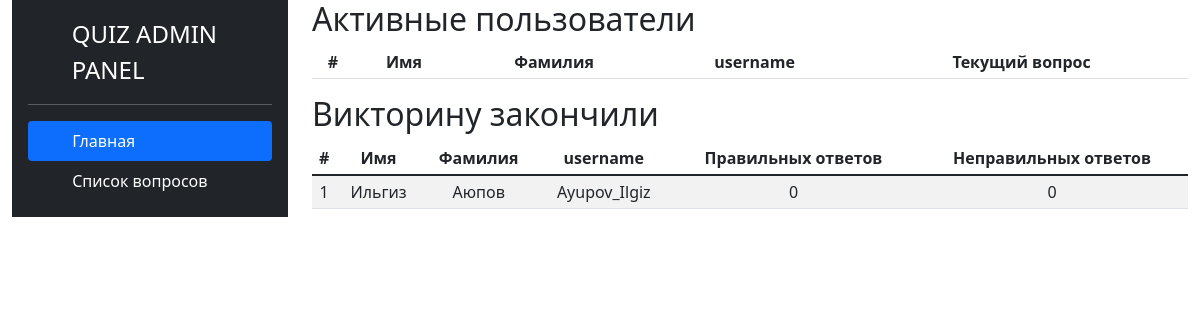
The page / on the database its author committed.
### admin_panel/models.py (models this page shows, shortened)
class TelegramUser(models.Model):
    STATUS_LOGGED = "Авторизовался"
    STATUS_ACTIVE = "Проходит викторину"
    STATUS_END = "Закончил викторину"
    STATUS_CHOICES = [
        (STATUS_LOGGED, "Авторизовался"),
        (STATUS_ACTIVE, "Проходит викторину"),
        (STATUS_END, "Закончил викторину")
    ]
    first_name = models.CharField(max_length=255, verbose_name="Имя")
    last_name = models.CharField(max_length=255, verbose_name="Фамилия")
    username = models.CharField(max_length=255, verbose_name="Имя пользователя")
    telegram_id = models.IntegerField(verbose_name="Telegram ID")
    true_answer = models.PositiveIntegerField(verbose_name="Правильных ответов", default=0)
    false_answer = models.PositiveIntegerField(verbose_name="Неправильных ответов", default=0)
    current_question = models.PositiveIntegerField(verbose_name="Текущий вопрос", default=0)
    status = models.CharField(max_length=255, verbose_name="Статус", choices=STATUS_CHOICES, default=STATUS_LOGGED)
    start_game = models.DateTimeField(auto_now_add=True, verbose_name="Начало викторины", null=True)
    duration_game = models.CharField(max_length=255, verbose_name="Продолжительтельность игры", default=0)
    class Meta:
        verbose_name = "Пользователь Telegram"
        verbose_name_plural = "Пользователи Telegram"

### admin_panel/views.py (the view)
# urls.py: path("", UsersListView.as_view(), name="users_list"),
class UsersListView(View):
    def get(self, request):
        active_users = TelegramUser.objects.filter(status="Проходит викторину").order_by("current_question")
        finish_users = TelegramUser.objects.filter(status="Закончил викторину").order_by("true_answer")
        return render(request, "admin_panel/users_list.html", {
            "title": "Главная",
            "active_users": active_users,
            "finish_users": finish_users
        })

### admin_panel/templates/admin_panel/users_list.html (shortened to what this page needs)
{% extends 'base.html' %}
{% load static %}
{% block content %}
<div class="container-fluid">
    <div class="row justify-content-between">
        <div class="col-md-3">
            {% include 'components/_sidebar.html' %}
        </div>
        <div class="col-md-9">
            <div id="app">
                <h2>Активные пользователи</h2>
                <div class="table-responsive">
                    <table class="table table-striped table-sm">
                        <thead>
                            <tr class="text-center">
                                <th>#</th>
                                <th>Имя</th>
                                <th>Фамилия</th>
                                <th>username</th>
                                <th>Текущий вопрос</th>
                            </tr>
                        </thead>
                    </table>
                </div>
                <h2>Викторину закончили</h2>
                <div class="table-responsive">
                    <table class="table table-striped table-sm">
                        <thead>
                            <tr class="text-center">
                                <th>#</th>
                                <th>Имя</th>
                                <th>Фамилия</th>
                                <th>username</th>
                                <th>Правильных ответов</th>
                                <th>Неправильных ответов</th>
                            </tr>
                        </thead>
                        <tbody>
                            {% for user in finish_users %}
                            <tr class="text-center">
                                <td>{{ user.pk }}</td>
                                <td>{{ user.first_name }}</td>
                                <td>{{ user.last_name }}</td>
                                <td>{{ user.username }}</td>
                                <td>{{ user.true_answer }}</td>
                                <td>{{ user.false_answer }}</td>
                            </tr>
                            {% endfor %}
                        </tbody>
                    </table>
                </div>
            </div>
        </div>
    </div>
</div>
{% endblock content %}

### rows shown on the page
TelegramUser: pk "1", first_name "Ильгиз", last_name "Аюпов", username "Ayupov_Ilgiz", true_answer "0", false_answer "0"
